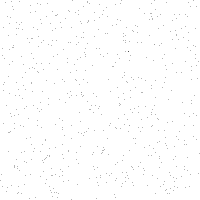
Frame 1 (no input)
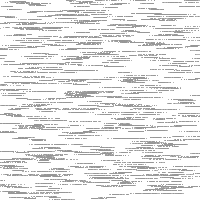
Frame 60 (the mouse pressed at the canvas centre just before this capture)
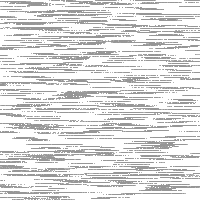
Frame 120 (the mouse held since frame 60 and released just before this capture)

The Processing sketch that drew these frames (run headless with seeded random() and noise(); from frame 60 on, the mouse is pressed at the canvas centre):

// Processing sketch: processing_41408
// ── processing_41408.pde

int count=600;

Path[] myPath= new Path[count]; //sets up path

void setup() {
  size(200, 200);
  background(255);

  for (int i=0; i<myPath.length; i++ ) {
    myPath[i] = new Path();
  }

  smooth();
}


void draw() { 
  for (int i=0; i<myPath.length; i++ ) {
    myPath[i].update();
    myPath[i].draw();
  }
}
void mousePressed() {  //redraws road paths when pressed

    noStroke();
  rect(random(25, 40), 0, random(5, 10), height);  // streets/roads the emerge from traffic created by paths
  rect(0, random(25, 40), width, random(5, 10));
  rect(0, 100, width, random(20, 30));
}

class Path {

  float x= int(random(width));
  float y= int(random(height));
  float speed= 0;


  Path() {
  }

  void update() {

    y=y+speed; 

    x=x+int(random(-4, 4));
    y=y+int(random(-1, 1));

    if (y>50) {
      speed= speed* -0.85;  //slows the amount of points added to canvas in the y direction
    }
  }


  void draw() {

    point(x, y);   //creates the traffic
    stroke(150);
  }
}
